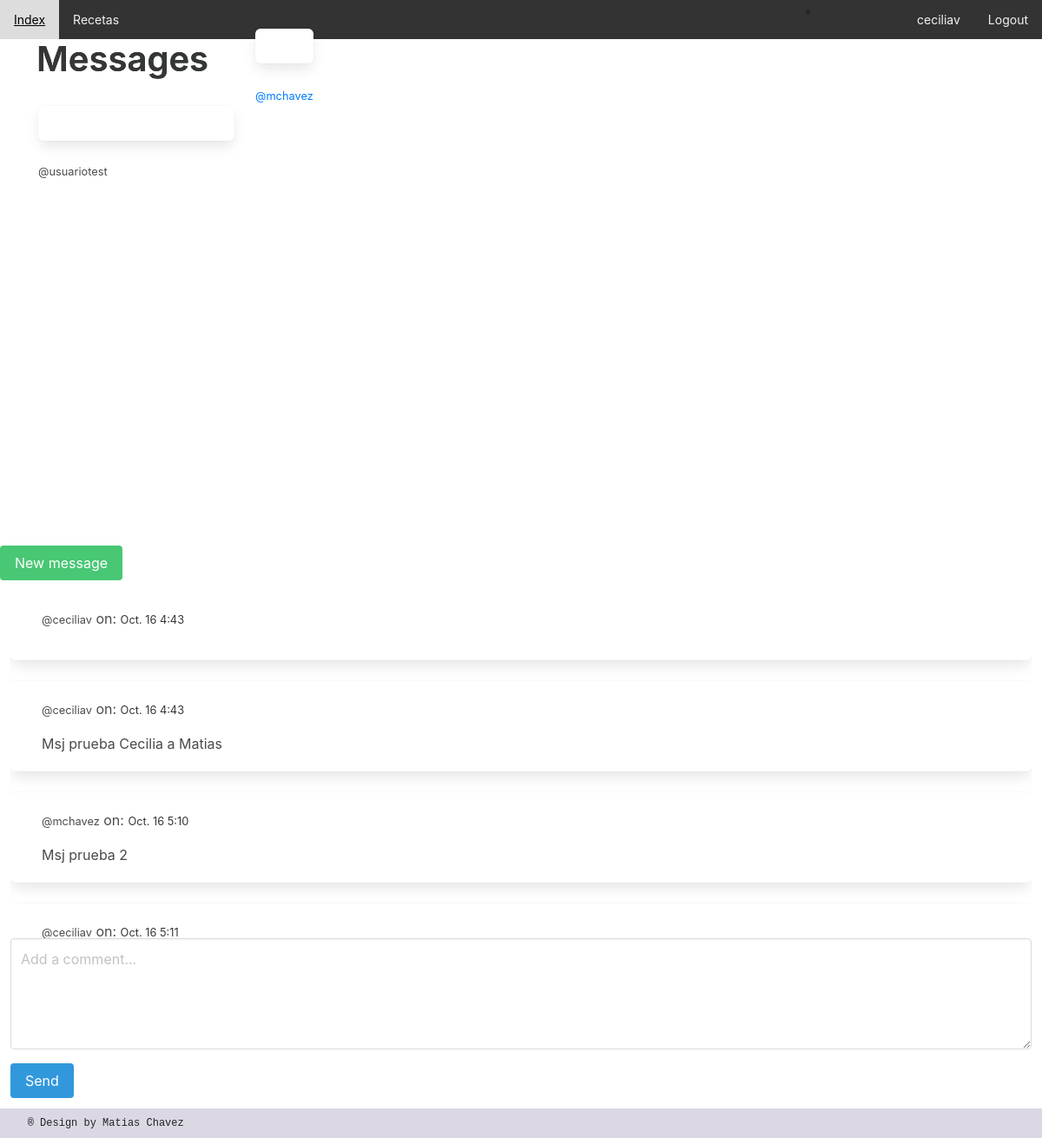
The app's page /AppGlobal/directs/mchavez (signed in) with its own data.
### AppGlobal/models.py (models this page shows, shortened)
class Message(models.Model):
	user = models.ForeignKey(User, on_delete=models.CASCADE, related_name='user')
	sender = models.ForeignKey(User, on_delete=models.CASCADE, related_name='from_user')
	recipient = models.ForeignKey(User, on_delete=models.CASCADE, related_name='to_user')
	body = models.TextField(max_length=1000, blank=True, null=True)
	date = models.DateTimeField(auto_now_add=True)
	is_read = models.BooleanField(default=False)
	def get_messages(user):
		messages = Message.objects.filter(user=user).values('recipient').annotate(last=Max('date')).order_by('-last')
		users = []
		for message in messages:
			users.append({
				'user': User.objects.get(pk=message['recipient']),
				'last': message['last'],
				'unread': Message.objects.filter(user=user, recipient__pk=message['recipient'], is_read=False).count()
				})
		return users

### AppGlobal/views.py (the view)
# urls.py: path('directs/<username>', Directs, name='directs'),
@login_required
def Directs(request, username):
	user = request.user
	messages = Message.get_messages(user=user)
	active_direct = username
	directs = Message.objects.filter(user=user, recipient__username=username)
	directs.update(is_read=True)
	for message in messages:
		if message['user'].username == username:
			message['unread'] = 0
	context = {
		'directs': directs,
		'messages': messages,
		'active_direct':active_direct,
	}
	template = loader.get_template('direct.html')
	return HttpResponse(template.render(context, request))

### AppGlobal/templates/direct.html (shortened to what this page needs)
{% extends 'index.html' %}
{% load static %}
{% block body %}
  <div class="columns is-mobile">
  <div class="column is-one-quarter">
  <aside class="menu">
    <h1 class="title is-2">
    Messages
    </h1>
  <ul style="overflow-y: scroll; height: 450px" class="menu-list">
{% for message in messages %}
<a class="{% if active_direct == message.user.username %}is-active{% endif %}" href="{% url 'directs' message.user.username %}">
<div class="box">
    </div>
    <div class="media-content">
      <div class="content">
        <p>
          <strong>{{ message.user.profile.first_name }} {{ message.user.profile.last_name }}</strong> <small>@{{ message.user.username }}</small>
        </p>
      </div>
    </div>
</div>
{% endfor %}
<br>
<a href="{% url 'usersearch' %}" class="button is-success">New message</a>
</div>
<div class="column">
<div style="overflow-y: scroll; height: 400px">
{% for direct in directs %}
<div class="box">
  <article class="media">
    <div class="media-content">
      <div class="content">
        <p>
          <strong>{{ direct.sender.profile.first_name }} {{ direct.sender.profile.last_name }}</strong> <small>@{{ direct.sender.username }}</small> on: <strong><small>{{ direct.date|date:'N d G:i'}}</small></strong>
        </p>
        {{ direct.body }}
      </div>
    </div>
  </article>
</div>
{% endfor %}
</div>
<form role="form" method="POST" action="{% url 'send_direct' %}">
<article class="media">
  <div class="media-content">
    <div class="field">
      <p class="control">
        <textarea class="textarea" name="body" placeholder="Add a comment..."></textarea>
      </p>
    </div>
    <nav class="level">
      <div class="level-left">
        <div class="level-item">
          <button type="submit" name="action" class="button is-info">Send</buttom>
        </div>
      </div>
    </nav>
  </div>
</article>
</form>
</div>
{% endblock %}

### AppGlobal/templates/index.html (shortened to what this page needs)
<!DOCTYPE html>
<html lang="en">
<head>
    {% load static %}
    <link href="https://cdnjs.cloudflare.com/ajax/libs/font-awesome/5.15.3/css/all.min.css" rel="stylesheet" />
    <link href="https://cdn.jsdelivr.net/npm/bootstrap@5.2.2/dist/css/bootstrap.min.css" rel="stylesheet">
    <link rel="stylesheet" href="{%static 'css/myestilo.css'%}">
    <link rel="stylesheet" href="{% static 'css/bulma.min.css' %}">
    <link rel="stylesheet" href="{% static 'css/style.css' %}">
    <link href="//maxcdn.bootstrapcdn.com/bootstrap/4.1.1/css/bootstrap.min.css" rel="stylesheet" id="bootstrap-css">
    <link href="https://cdn.jsdelivr.net/npm/bootstrap@5.0.2/dist/css/bootstrap.min.css" rel="stylesheet">
    <link rel="stylesheet" href="https://maxcdn.bootstrapcdn.com/bootstrap/4.0.0/css/bootstrap.min.css">
</head>
<header>
    <div class="topnav">
        <a href="/AppGlobal/">Index</a>
        <a href="/AppGlobal/blogs">Recetas</a>
        <div class="topnav-right">
            {% if request.user.is_authenticated  %}
            <li class="nav-item" style="position: absolute; right: 250px">
            </li>
            <a href="/AppGlobal/perfil">{{ user.username }}</a>
            <a href="/AppGlobal/logout">Logout</a>
            {% else %}
            <a href="/AppGlobal/login">Login</a>
            <a href="/AppGlobal/registro">Registro</a>
            {% endif %}
        </div>
      </div>
</header>
<body>
    <div class="contenido1">
        {% block body %}{% endblock %}
</body>
<footer>
<p class="pFooter"> ®  Design by Matias Chavez </p>
</footer>
</html>

### AppGlobal/static/css/myestilo.css (style rules this page uses)
.topnav { background-color: #333; overflow: hidden; }
.topnav a { float: left; color: #f2f2f2; text-align: center; padding: 12px 16px; text-decoration: none; font-size: 14px; }
.topnav-right { float: right; }
footer { background-color: #dbd8e3; padding: 8px; }
.pFooter { font-family: monospace; font-size: 12px; margin-left: 2%; margin-top: auto; margin-bottom: auto; }
body { font-family: monospace; }
h1 { font-size: 40px; font-weight: 800; background-image: linear-gradient(90deg, rgba(0,36,1,1) 61%, rgba(10,93,62,1) 100%, rgba(0,212,255,1) 100%); color: transparent; background-clip: text; -webkit-background-clip: text; margin-left: auto; position: relative; text-align: center; padding: .5% }

### AppGlobal/static/css/style.css (style rules this page uses)
* { box-sizing:border-box }

### records on screen
Message: sender.username "ceciliav", date "Oct. 16 4:43"
Message: sender.username "ceciliav", date "Oct. 16 4:43", body "Msj prueba Cecilia a Matias"
Message: sender.username "mchavez", date "Oct. 16 5:10", body "Msj prueba 2"
Message: sender.username "ceciliav", date "Oct. 16 5:11"

### other values on screen
{{ user.username }} "ceciliav"
{{ message.user.username }} "usuariotest"
{{ message.user.username }} "mchavez"
